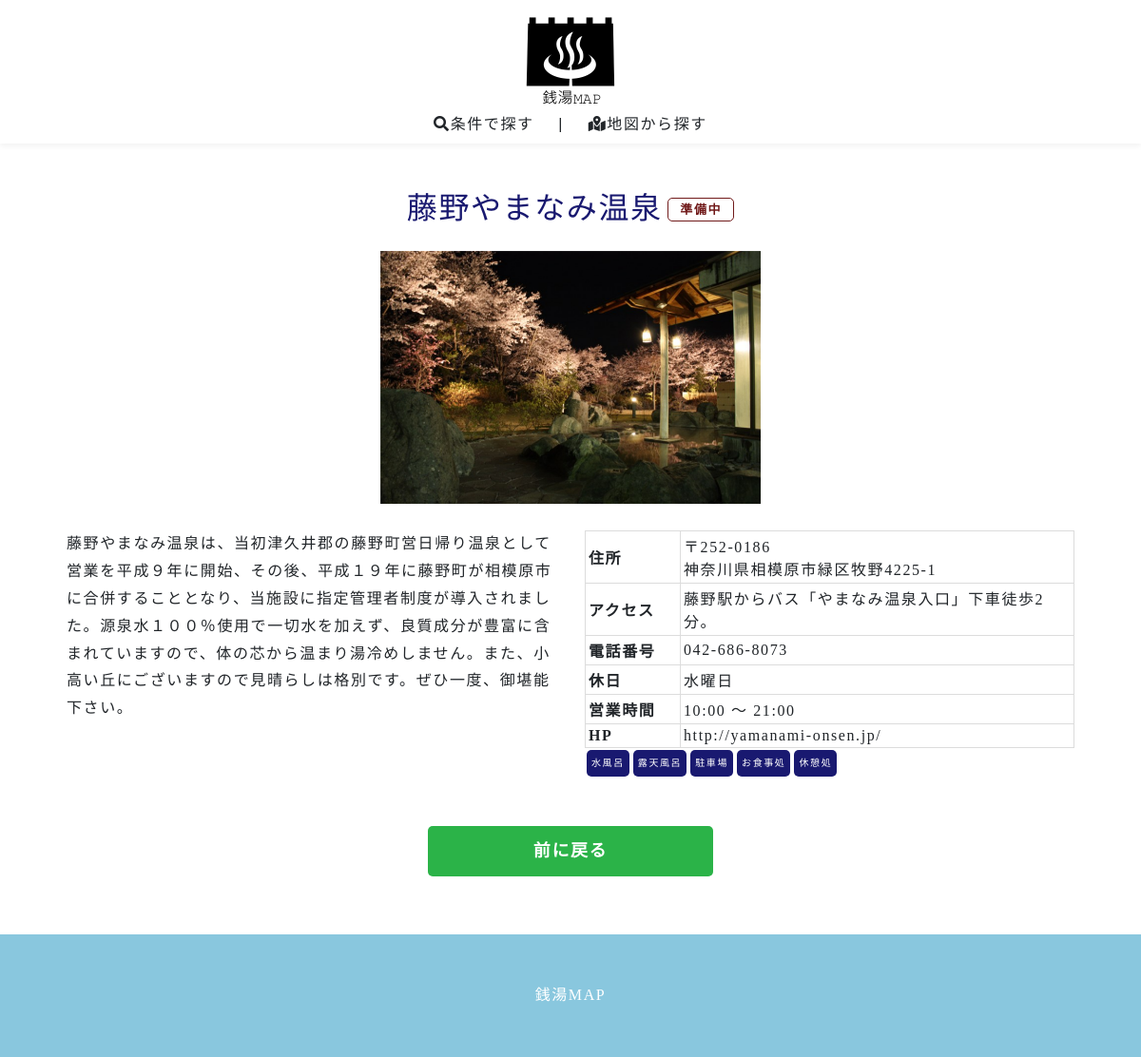
The app's page /detail.php?id=7 with its own data.
### tables this page shows
CREATE TABLE IF NOT EXISTS `sento_master` (
  `id` int(11) NOT NULL AUTO_INCREMENT COMMENT 'ID',
  `name` varchar(50) NOT NULL COMMENT '店名',
  `zip` int(7) DEFAULT NULL COMMENT '郵便番号',
  `address` varchar(50) NOT NULL COMMENT '住所',
  `access` varchar(50) NOT NULL COMMENT 'アクセス',
  `tell` varchar(30) NOT NULL COMMENT '電話番号',
  `holiday` varchar(7) NOT NULL COMMENT '定休日',
  `open_time` time NOT NULL COMMENT '営業時間（開始）',
  `close_time` time NOT NULL COMMENT '営業時間（終了）',
  `url` varchar(100) NOT NULL COMMENT '公式ページ',
  `memo` text NOT NULL COMMENT 'メモ',
  `search_sauna` tinyint(1) NOT NULL COMMENT 'チェック検索用項目(サウナ)',
  `search_coldspa` tinyint(1) NOT NULL COMMENT 'チェック検索用項目(水風呂)',
  `search_openspa` tinyint(1) NOT NULL COMMENT 'チェック検索用項目(露天風呂)',
  `search_sodaspa` tinyint(1) NOT NULL COMMENT 'チェック検索用項目（炭酸泉）',
  `search_parking` tinyint(1) NOT NULL COMMENT 'チェック検索用項目（駐車場）',
  `search_restaurant` tinyint(1) NOT NULL COMMENT 'チェック検索項目（お食事処）',
  `search_restroom` tinyint(1) NOT NULL COMMENT 'チェック検索項目（休憩処）',
  `search_comic` tinyint(1) NOT NULL COMMENT 'チェック検索項目（漫画コーナー）',
  `search_salon` tinyint(1) NOT NULL COMMENT 'チェック検索項目（アカスリ・エステ）',
  `search_wifi` tinyint(1) NOT NULL COMMENT 'チェック検索項目（Wi-Fiフリー）',
  PRIMARY KEY (`id`)
);

### DBManager.php (called while the page is built, shortened)
<?php
class DBManager
{
    private $db = null;
    public function __construct(){
        $this->db = new PDO(self::DSN, self::USER, self::PASS);
    }
    public function getSentosDetail(int $id) :array {
        $where = " t1.id = :id";
        $st = self::getSentoStatement($where);
        $st->bindParam(':id', $id);
        $st->execute();
        return $st->fetchAll(PDO::FETCH_ASSOC);
    }
    private function getSentoStatement(string $where) :PDOStatement {
        $st = $this->db->prepare(
            'SELECT
                t1.id,
                t1.name,
                t1.zip,
                t2.image_name,
                t1.address,
                t1.access,
                t1.tell,
                t1.holiday,
                t1.open_time,
                t1.close_time,
                t1.url,
                t1.memo,
                t1.search_sauna,
                t1.search_coldspa,
                t1.search_openspa,
                t1.search_sodaspa,
                t1.search_parking,
                t1.search_restaurant,
                t1.search_restroom,
                t1.search_comic,
                t1.search_salon,
                t1.search_wifi,
                TIME_FORMAT(t1.open_time, "%H:%i") AS open_time,
                TIME_FORMAT(t1.close_time, "%H:%i") AS close_time
                FROM sento_master AS t1
                LEFT JOIN image_master AS t2
                ON t1.id = t2.sento_id'
            . ($where ? ' WHERE ' . $where : '')
        );
        return $st;
    }
}

### detail.php (the view, shortened to what this page needs)
<?php
require_once 'DBManager.php';
require_once 'function.php';
$id = $_GET['id'] ?? '';
$db = new DBManager();
$data = $db->getSentosDetail($id);
$sento = $data[0];
$images = array_column($data, 'image_name');
?>
<html>
<head>
    <link rel="stylesheet" href="https://stackpath.bootstrapcdn.com/bootstrap/4.4.1/css/bootstrap.min.css"
>
    <link href="https://use.fontawesome.com/releases/v5.6.1/css/all.css" rel="stylesheet">
    <link rel="stylesheet" href="css/style.css">
</head>
<body>
<div id="wrapper">
    <div id="site-header">
        <div id="header-logo"><a href="index.php"><img src="images/logo.png" alt="温泉MAP" class="site-logo"></a></div>
        <div id="site-nav">
            <ul>
                <li><a href="index.php#search-sec"><i class="fas fa-search hvr-icon"></i>条件で探す</a></li>
                <li>|</li>
                <li><a href="index.php#map-sec"><i class="fas fa-map-marked-alt"></i>地図から探す</a></li>
            </ul>
        </div>
    </div>
    <div id="main-contents">
        <div id="detail-sec" class="container">
            <?php
                $zip = substr($sento['zip'], 0, 3) . "-" . substr($sento['zip'], 3);
                $holiday = toHoliday($sento['holiday']);
            ?>
            <div class="text-center mb-3">
                <div class="d-inline-block">
                    <h2 class="detail-ttl"><?= $sento['name'] ?></h2>
                </div>
                <div class="d-inline-block" style="vertical-align: text-bottom;">
                    <?= sentoStatus($holiday,$sento['open_time'],$sento['close_time']); ?>
                </div>
            </div>
            <div class='row'>
                <div class='col-12 text-center'>
                    <div id="image-carousel" class="carousel slide carousel-fade" data-ride="carousel">
                        <div class="carousel-inner">
                            <?php foreach ($images as $image): ?>
                                <?php if($images[0] == $image){ $addclass = "active"; }else{ $addclass = "";} ?>
                                <div class='carousel-item <?= $addclass ?>' >
                                    <img src='images/<?= $image ?>.png' class='m-2' style='width: 400px;'>
                                </div>
                            <?php endforeach; ?>
                        </div>
                        <a class="carousel-control-prev" href="#image-carousel" role="button" data-slide="prev">
                            <span class="carousel-control-prev-icon" aria-hidden="true"></span>
                        </a>
                        <a class="carousel-control-next" href="#image-carousel" role="button" data-slide="next">
                            <span class="carousel-control-next-icon" aria-hidden="true"></span>
                        </a>
                    </div>
                </div>
                <div class='col-12 col-sm-12 col-md-6'>
                    <p><?= $sento['memo'] ?></p>
                </div>
                <div class='col-12 col-sm-12 col-md-6'>
                    <table class='index-table'>
                        <tbody>
                        <tr><th>住所</th><td>〒<?= $zip ?><br><?= $sento['address'] ?></td></tr>
                        <tr><th>アクセス</th><td><?= $sento['access'] ?></td></tr>
                        <tr><th>電話番号</th><td><?= $sento['tell'] ?></td></tr>
                        <tr><th>休日</th><td><?= $holiday ?></td></tr>
                        <tr><th>営業時間</th><td><?= $sento['open_time'] ?> ～ <?= $sento['close_time']  ?></td></tr>
                        <tr><th>HP</th><td><a href="<?= $sento['url'] ?>"><?= $sento['url'] ?></a></td></tr>
                        </tbody>
                    </table>
                    <?php
                        $html = facilityLinks($sento);
                        echo $html;
                    ?>
                </div>
            </div>
            <div class="page-sec">
                <a onclick="history.back();" type="button" class="m-btn m-btn-primary">前に戻る</a>
            </div>
        </div>
    </div>
    <div id="site-footer">
        <p>銭湯MAP</p>
    </div>
</div>
</body>
</html>

### css/style.css (style rules this page uses)
html { color: #000000; background-color: #ffffff; }
body,div,dl,dt,dd,ul,ol,li,h1,h2,h3,h4,h5,h6, pre,code,form,fieldset,legend,input,textarea, p,blockquote,th,td { margin:0;padding:0 }
table { border-collapse:collapse;border-spacing:0 }
body { -webkit-font-smoothing: antialiased; -moz-osx-font-smoothing: grayscale; font-family: "游明朝体", "Yu Mincho", YuMincho, "ヒラギノ明朝 Pro", "Hiragino Mincho Pro", "MS P明朝", "MS PMincho", serif; line-height: 1.8; letter-spacing: 0.1em; box-sizing: border-box; }
a { text-decoration: none; color: inherit; transition: .3s; }
img { width: 100%; height: auto; vertical-align: bottom; }
.m-btn { display: inline-block; border-radius: 5px; width: 300px; text-align: center; font-weight: bold; padding: 10px; }
.m-btn-primary { background-color: #2bb348; color: #ffffff!important; font-size: 18px; }
.detail-ttl { text-align: center; color: #191970; }
table.index-table tr th, td { padding: 3px; border: solid 1px #dcdcdc; }
table.index-table tr th { width: 100px; }
#wrapper { position: relative; top: 0; left: 0; width: 100%; min-height: 100vh; padding-bottom: 200px; box-sizing: border-box; }
#site-header { position: fixed; display: block; top: 0; left: 0; width: 100%; text-align: center; background-color: #ffffff; box-shadow: 0 3px 6px rgba(0, 0, 0, 0.05); z-index: 10; }
#header-logo { width: 100px; padding-top: 15px; margin: 0 auto; }
#site-nav { padding-top: 5px; padding-bottom: 5px; }
#site-nav ul li { display: inline; padding: 0 10px 0 10px; font-family: "ヒラギノ角ゴ Pro", "Hiragino Kaku Gothic Pro", "メイリオ", Meiryo, "MS Pゴシック", "MS PGothic", sans-serif; }
#site-footer { width: 100%; background-color: #89c7de; color: #fff; text-align: center; padding: 50px 0; position: absolute; bottom: 0; }
#main-contents { position: relative; overflow: hidden; width: 100%; top: 150px; }
#result-sec, #detail-sec { padding: 50px 40px 100px 40px; position: relative; }
#map-sec, #index-sec, #result-sec, #detail-sec { background-color: #ffffff; }
.page-sec { text-align: center; padding: 50px 0 40px 0; }
#image-carousel { margin-bottom: 20px; }

### records on screen
sento_master: name "藤野やまなみ温泉", memo "藤野やまなみ温泉は、当初津久井郡の藤野町営日帰り温泉として営業を平成９年に開始、その後、平成１９年に藤野町が相模原市に合併することとなり、当施設に指定管理者制度が導入されました。源泉水１００％使用で一切水を加えず、良質成分が豊富に含まれていますので、体の芯から温まり湯冷めしません。また、小高い丘にございますので見晴らしは格別です。ぜひ一度、御堪能下さい。", zip "252-0186", address "神奈川県相模原市緑区牧野4225-1", access "藤野駅からバス「やまなみ温泉入口」下車徒歩2分。", tell "042-686-8073", url "http://yamanami-onsen.jp/"

### other values on screen
$holiday "水曜日"
$sento['open_time'] "10:00"
$sento['close_time'] "21:00"
$name "水風呂"
$name "露天風呂"
$name "駐車場"
$name "お食事処"
$name "休憩処"
